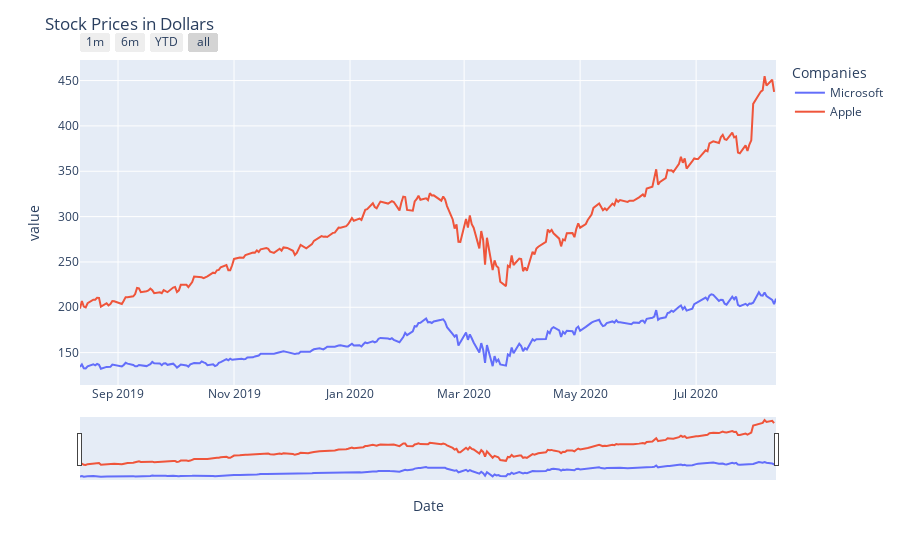

Notebook cell for this chart:
### Code cell
fig = px.line(data_together, x=data_together.index, y = data_together.columns)
fig.update_layout(
    title={
        'text': "Stock Prices in Dollars"})
fig.update_xaxes(
    rangeslider_visible=True,
    rangeselector=dict(
        buttons=list([
            dict(count=1, label="1m", step="month", stepmode="backward"),
            dict(count=6, label="6m", step="month", stepmode="backward"),
            dict(count=1, label="YTD", step="year", stepmode="todate"),
            dict(step="all")
        ])
    ),
    showspikes = True
)

fig.update_traces(hovertemplate=None)
fig.update_layout(hovermode="x")
fig.update_layout(legend_title_text='Companies')
fig.show()
print('Stock prices for the companies you inputted on a daily basis')

### Figure 1 — Plotly figure (JSON) as saved in the notebook; plotly's stock layout.template omitted (floating-point values rounded to 4 significant figures; data arrays with more than 128 entries replaced by an {"elided": "..."} marker saying what was removed)
{"data": [{"legendgroup": "Microsoft", "line": {"color": "#636efa", "dash": "solid"}, "mode": "lines", "name": "Microsoft", "orientation": "v", "showlegend": true, "type": "scatter", "x": {"elided": "254 str values"}, "xaxis": "x", "y": {"elided": "254 float values"}, "yaxis": "y"}, {"legendgroup": "Apple", "line": {"color": "#EF553B", "dash": "solid"}, "mode": "lines", "name": "Apple", "orientation": "v", "showlegend": true, "type": "scatter", "x": {"elided": "254 str values"}, "xaxis": "x", "y": {"elided": "254 float values"}, "yaxis": "y"}], "layout": {"hovermode": "x", "legend": {"title": {"text": "Companies"}, "tracegroupgap": 0}, "margin": {"t": 60}, "title": {"text": "Stock Prices in Dollars"}, "xaxis": {"anchor": "y", "domain": [0, 1], "rangeselector": {"buttons": [{"count": 1, "label": "1m", "step": "month", "stepmode": "backward"}, {"count": 6, "label": "6m", "step": "month", "stepmode": "backward"}, {"count": 1, "label": "YTD", "step": "year", "stepmode": "todate"}, {"step": "all"}]}, "rangeslider": {"visible": true}, "showspikes": true, "title": {"text": "Date"}}, "yaxis": {"anchor": "x", "domain": [0, 1], "title": {"text": "value"}}}}
